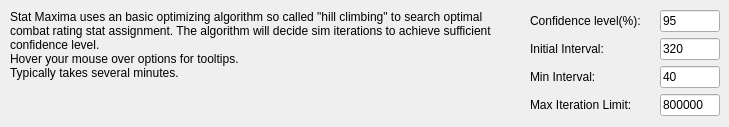
          <widget class="QWidget" name="tab_4">
           <attribute name="title">
            <string>Stat Maxima</string>
           </attribute>
           <widget class="QLabel" name="label_46">
            <property name="geometry">
             <rect>
              <x>10</x>
              <y>10</y>
              <width>501</width>
              <height>101</height>
             </rect>
            </property>
            <property name="text">
             <string>Stat Maxima uses an basic optimizing algorithm so called &quot;hill climbing&quot; to search optimal combat rating stat assignment. The algorithm will decide sim iterations to achieve sufficient confidence level.
Hover your mouse over options for tooltips.
Typically takes several minutes.</string>
            </property>
            <property name="alignment">
             <set>Qt::AlignLeading|Qt::AlignLeft|Qt::AlignTop</set>
            </property>
            <property name="wordWrap">
             <bool>true</bool>
            </property>
           </widget>
           <widget class="QWidget" name="layoutWidget">
            <property name="geometry">
             <rect>
              <x>530</x>
              <y>10</y>
              <width>190</width>
              <height>108</height>
             </rect>
            </property>
            <layout class="QVBoxLayout" name="verticalLayout_19">
             <item>
              <layout class="QHBoxLayout" name="horizontalLayout_31">
               <item>
                <widget class="QLabel" name="label_47">
                 <property name="text">
                  <string>Confidence level(%):</string>
                 </property>
                 <property name="textFormat">
                  <enum>Qt::PlainText</enum>
                 </property>
                </widget>
               </item>
               <item>
                <widget class="QLineEdit" name="txtDescentConfidenceLevel">
                 <property name="minimumSize">
                  <size>
                   <width>60</width>
                   <height>0</height>
                  </size>
                 </property>
                 <property name="maximumSize">
                  <size>
                   <width>60</width>
                   <height>16777215</height>
                  </size>
                 </property>
                 <property name="toolTip">
                  <string>Confidence level limit to distinguish two neighboring points.
Higher confidence level gives better result but slows down the optimizer significantly.</string>
                 </property>
                 <property name="text">
                  <string>95</string>
                 </property>
                 <property name="placeholderText">
                  <string/>
                 </property>
                </widget>
               </item>
              </layout>
             </item>
             <item>
              <layout class="QHBoxLayout" name="horizontalLayout_25">
               <item>
                <widget class="QLabel" name="label_32">
                 <property name="text">
                  <string>Initial Interval:</string>
                 </property>
                 <property name="textFormat">
                  <enum>Qt::PlainText</enum>
                 </property>
                </widget>
               </item>
               <item>
                <widget class="QLineEdit" name="txtDescentInitInterval">
                 <property name="minimumSize">
                  <size>
                   <width>60</width>
                   <height>0</height>
                  </size>
                 </property>
                 <property name="maximumSize">
                  <size>
                   <width>60</width>
                   <height>16777215</height>
                  </size>
                 </property>
                 <property name="toolTip">
                  <string>The step length optimizer uses at start. 
Decrease this argument will slow down the optimizer but gives better result.</string>
                 </property>
                 <property name="text">
                  <string>320</string>
                 </property>
                 <property name="placeholderText">
                  <string/>
                 </property>
                </widget>
               </item>
              </layout>
             </item>
             <item>
              <layout class="QHBoxLayout" name="horizontalLayout_24">
               <item>
                <widget class="QLabel" name="label_33">
                 <property name="text">
                  <string>Min Interval:</string>
                 </property>
                 <property name="textFormat">
                  <enum>Qt::PlainText</enum>
                 </property>
                </widget>
               </item>
               <item>
                <widget class="QLineEdit" name="txtDescentMinInterval">
                 <property name="minimumSize">
                  <size>
                   <width>60</width>
                   <height>0</height>
                  </size>
                 </property>
                 <property name="maximumSize">
                  <size>
                   <width>60</width>
                   <height>16777215</height>
                  </size>
                 </property>
                 <property name="toolTip">
                  <string>The lower limit of search step length.
Decrease this will slow down the optimizer but gives better result.</string>
                 </property>
                 <property name="text">
                  <string>40</string>
                 </property>
                 <property name="placeholderText">
                  <string/>
                 </property>
                </widget>
               </item>
              </layout>
             </item>
             <item>
              <layout class="QHBoxLayout" name="horizontalLayout_23">
               <item>
                <widget class="QLabel" name="label_34">
                 <property name="text">
                  <string>Max Iteration Limit:</string>
                 </property>
                 <property name="textFormat">
                  <enum>Qt::PlainText</enum>
                 </property>
                </widget>
               </item>
               <item>
                <widget class="QLineEdit" name="txtDescentIterationLimit">
                 <property name="minimumSize">
                  <size>
                   <width>60</width>
                   <height>0</height>
                  </size>
                 </property>
                 <property name="maximumSize">
                  <size>
                   <width>60</width>
                   <height>16777215</height>
                  </size>
                 </property>
                 <property name="toolTip">
                  <string>When a simulation exceeds max iteration limit but still cannot distinguish
with its neibours, the optimizer will use the result as is, regardless the
confidence level.</string>
                 </property>
                 <property name="text">
                  <string>800000</string>
                 </property>
                 <property name="placeholderText">
                  <string/>
                 </property>
                </widget>
               </item>
              </layout>
             </item>
            </layout>
           </widget>
          </widget>
